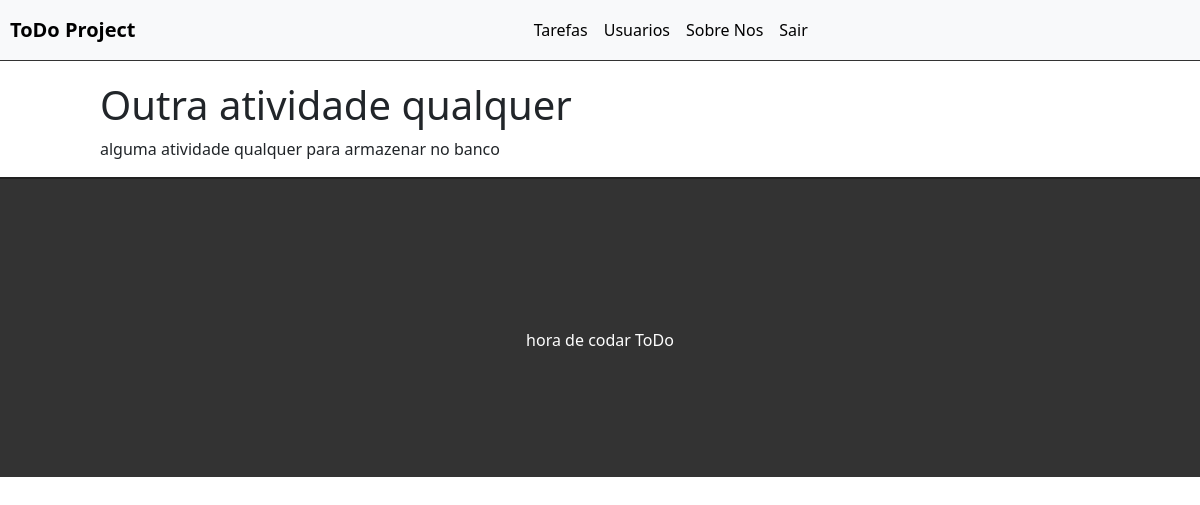
Page /task/7 (signed in) on the committed database.
### tasks/models.py (models this page shows, shortened)
class Task(models.Model):
    STATUS = (
        ('doing', 'Doing'),
        ('done', 'Done')
    )
    title = models.CharField(max_length=255)
    description = models.TextField()
    done = models.CharField(
        max_length=5,
        choices=STATUS,
    )
    user = models.ForeignKey(get_user_model(), on_delete=models.CASCADE)
    created_at = models.DateTimeField(auto_now_add=True)
    updated_at = models.DateTimeField(auto_now=True)

### tasks/views.py (the view)
# urls.py: path('task/<int:id>', views.taskView, name='task-view'),
@login_required
def taskView(request, id):
    task = get_object_or_404(Task, pk=id)
    return render(request, 'tasks/task.html', {'task': task})

### tasks/templates/tasks/task.html (shortened to what this page needs)
{% extends 'base_home.html' %}
{% block content %}
<div class="offset-1 col-10 list-div">
    <h1>{{task.title}}</h1>
    <p>{{task.description}}</p>
</div>
{% endblock %}

### static/css/tasks.css (style rules this page uses)
.list-div { padding: 0; }

### rows in the picture
Task: title "Outra atividade qualquer", description "alguma atividade qualquer para armazenar no banco"
